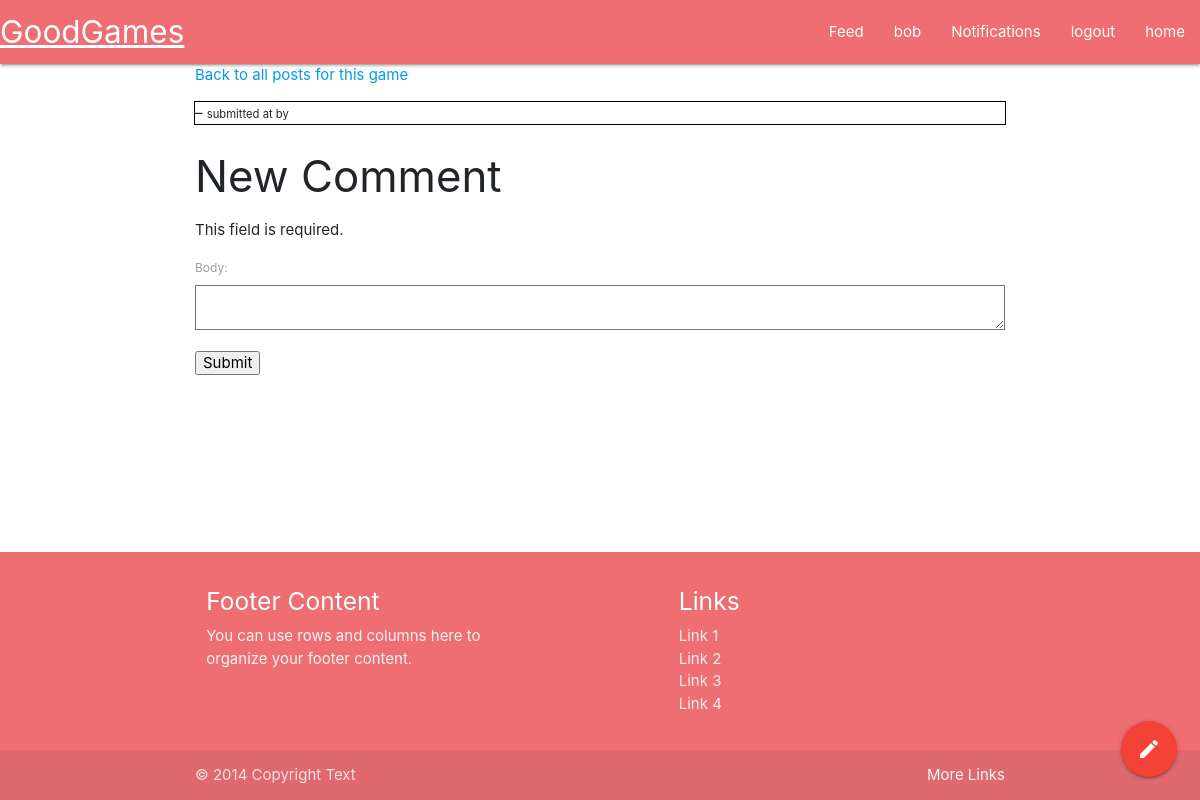
The page /game/2/post/2 (signed in) on the database as committed earlier.
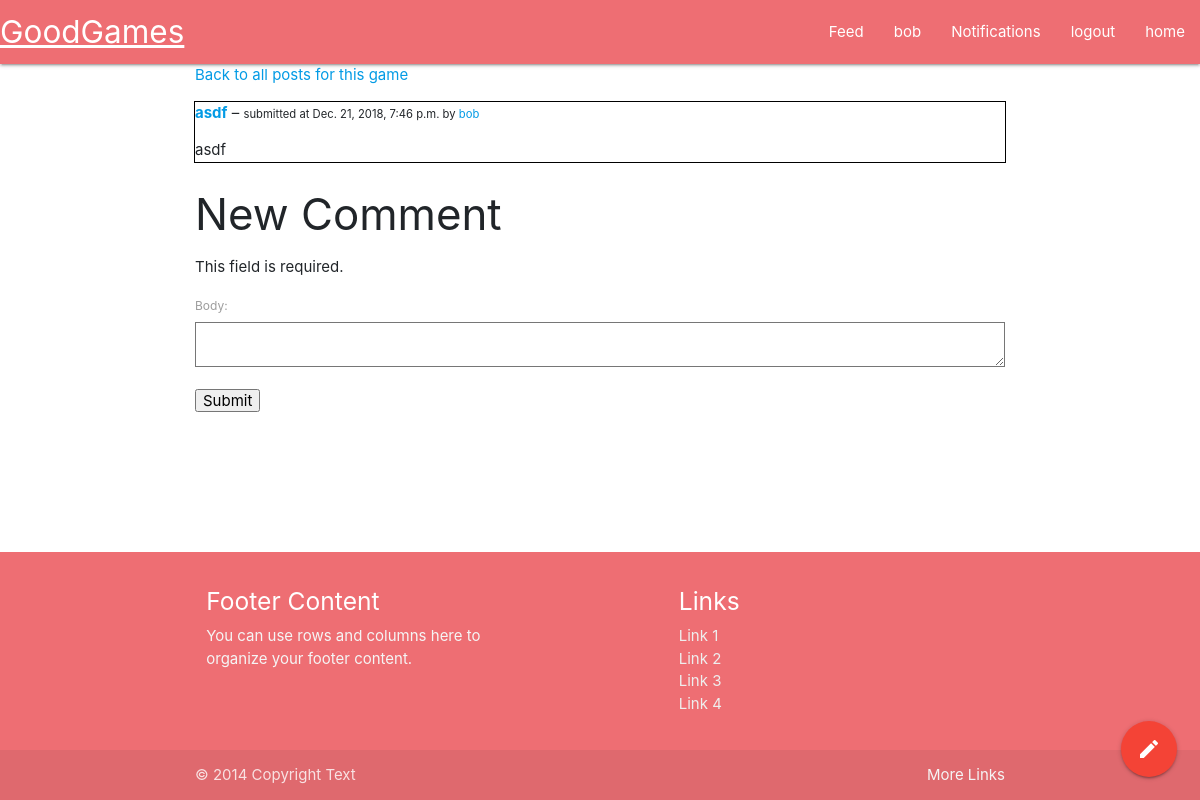
The same page on the database as committed later.
### goodgames/models.py (models this page shows)
class Post(models.Model):
    title = models.CharField(max_length=100)
    body = models.TextField()
    game = models.ForeignKey(
        Game, on_delete=models.CASCADE, related_name='game')
    date = models.DateTimeField(auto_now=True)
    profile = models.ForeignKey(
        Profile, on_delete=models.CASCADE, related_name='profile')

class Profile(models.Model):
    user = models.OneToOneField(User, on_delete=models.CASCADE)
    name = models.CharField(max_length=50)
    collection = models.ManyToManyField(
        'Game', symmetrical=False, blank=True, related_name="collection")
    wishlist = models.ManyToManyField(
        'Game', symmetrical=False, blank=True, related_name="wishlist")
    def __str__(self):
        return self.name

### goodgames/views.py (the view, shortened to what this page needs)
# urls.py: path('game/<int:game_id>/post/<int:post_id>', views.post_view),
def post_view(request, game_id, post_id):
    game = Game.objects.filter(igdb_id=game_id).first()
    post = Post.objects.filter(id=post_id).first()
    comments = Comment.objects.filter(post=post)
    form = CommentForm(None or request.POST)
    return render(request, 'post.html', {
        'data': {
            'game': game,
            'user': request.user.profile,
            'post': post,
            'comments': comments,
        },
        'form': form,
    })

### goodgames/forms.py
class CommentForm(forms.Form):
    body = forms.CharField(widget=forms.Textarea, max_length=5000)

### goodgames/templates/post.html (shortened to what this page needs)
{% extends 'base.html' %}
{% block main %}
<body>
    <p><a href="/game/{{ data.game.igdb_id }}/posts">Back to all posts for this game</a></p>
    <div style="outline: 1px solid black">
        <p><a href="/game/{{ data.game.igdb_id }}/post/{{ data.post.id }}"><b>{{ data.post.title }}</b></a> – <span style="font-size: .75em">submitted at {{ data.post.date }} by <a href="/profile/{{ data.post.profile.id }}">{{ data.post.profile }}</a></span></p>
        <p>{{ data.post.body }}
    </div>
    {% if data.user %}
    <h3>New Comment</h3>
    <form action='/game/{{ data.game.igdb_id }}/post/{{ data.post.id }}' method="post">
        {{ form.as_p }}
        <input type='submit' value='Submit'>
    </form>
    {% endif %}
</body>
{% endblock %}

Rows that differ between the two databases and show on the page:
added Post: post "asdf", post "Dec. 21, 2018, 7:46 p.m.", post.profile "bob", post.body "asdf"
